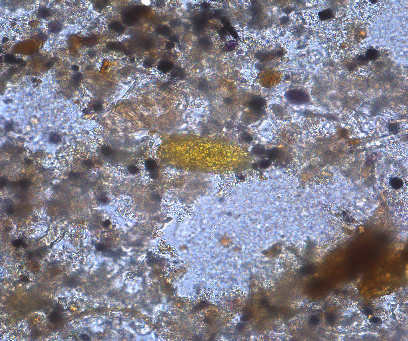
#> input picture images/000002.png, 408 x 341 px, found by its file name; its folder holds only this picture in this run
$ python draw_bb.py
#> lines starting #> are read from the running program, lines starting #| are printed output that depends on the picture; after the words box and inside, x2 and y2 are one past the last pixel; in counts of white or black regions, pixels touching at a corner belong together
import os
import cv2

def main():
    img_dir = 'images'
    mask_dir = 'truelabels'
    out_dir = 'misc/bb_images'

    if not os.path.exists(out_dir):
        os.makedirs(out_dir)

    for img_name in os.listdir(img_dir):
        img_path = os.path.join(img_dir, img_name)
        mask_path = os.path.join(mask_dir, img_name)
        img = cv2.imread(img_path)
#> img is the input picture: shape (341, 408, 3); mean B, G, R 141.6, 129.6, 132.2
        mask = cv2.imread(mask_path)
        mask = cv2.cvtColor(mask, cv2.COLOR_BGR2GRAY)
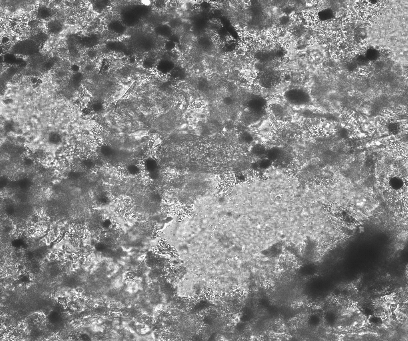
#> mask: shape (341, 408); min 32, max 255, mean 131.8
        contours, _ = cv2.findContours(mask, cv2.RETR_EXTERNAL, cv2.CHAIN_APPROX_SIMPLE)
#> contours = [[[0, 0], [0, 340], [407, 340], [407, 0]]]
        for contour in contours:
            x, y, w, h = cv2.boundingRect(contour)
            cv2.rectangle(img, (x, y), (x+w, y+h), (0, 0, 255), 2)
#> this loop made 1 pass
#> (contour, x, y, w, h) on pass 1: ([[0, 0], [0, 340], [407, 340], [407, 0]], 0, 0, 408, 341)
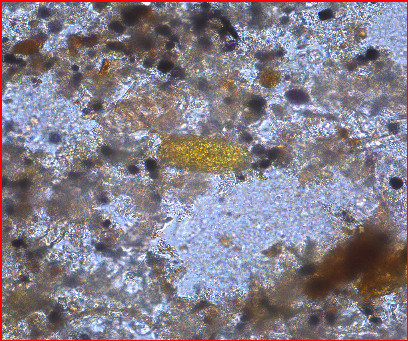
#> img: shape (341, 408, 3); 1.61% of pixels changed, all inside (x1, y1, x2, y2) = (0, 0, 408, 341)
        out_path = os.path.join(out_dir, img_name)
        cv2.imwrite(out_path, img)


if __name__ == '__main__':
    main()

$ run again, on images/000006.png
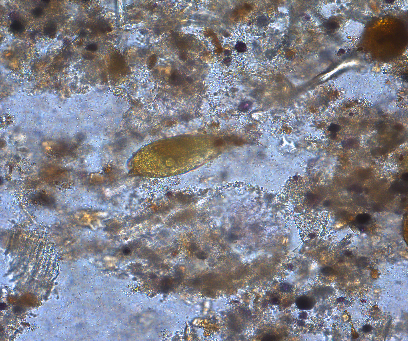
#> input picture images/000006.png, 408 x 341 px, found by its file name
#> in main, img is the input picture: shape (341, 408, 3); mean B, G, R 139.2, 130, 130.1
#> in main, `mask = cv2.cvtColor(mask, cv2.COLOR_BGR2GRAY)`:
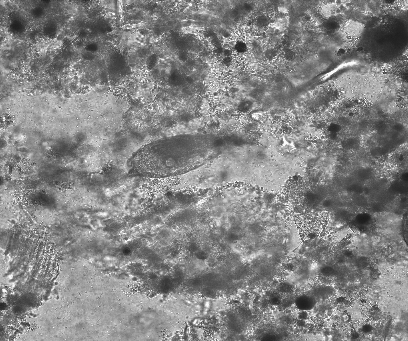
#> mask: shape (341, 408); min 26, max 254, mean 131.1
#> contours = [[[0, 0], [0, 340], [407, 340], [407, 0]]]
#> the loop in main, `for contour in contours:` made 1 pass
#> (contour, x, y, w, h) on pass 1: ([[0, 0], [0, 340], [407, 340], [407, 0]], 0, 0, 408, 341)
#> after the loop in main, `for contour in contours:`:
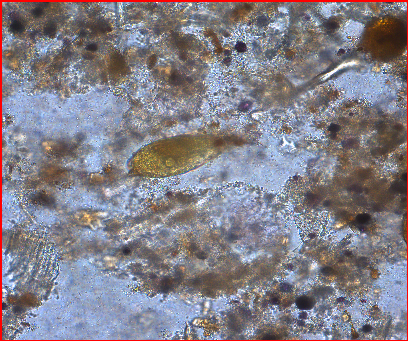
#> img: shape (341, 408, 3); 1.61% of pixels changed, all inside (x1, y1, x2, y2) = (0, 0, 408, 341)

$ run again, on images/000007.png
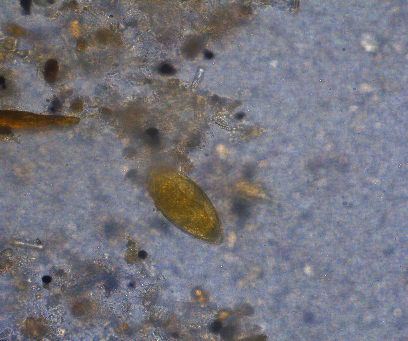
#> input picture images/000007.png, 408 x 341 px, found by its file name
#> in main, img is the input picture: shape (341, 408, 3); mean B, G, R 125.5, 117.1, 117.4
#> in main, `mask = cv2.cvtColor(mask, cv2.COLOR_BGR2GRAY)`:
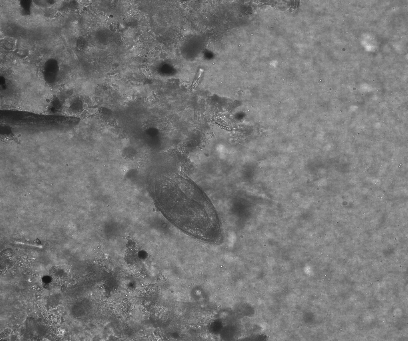
#> mask: shape (341, 408); min 18, max 254, mean 118.1
#> contours = [[[0, 0], [0, 340], [407, 340], [407, 0]]]
#> the loop in main, `for contour in contours:` made 1 pass
#> (contour, x, y, w, h) on pass 1: ([[0, 0], [0, 340], [407, 340], [407, 0]], 0, 0, 408, 341)
#> after the loop in main, `for contour in contours:`:
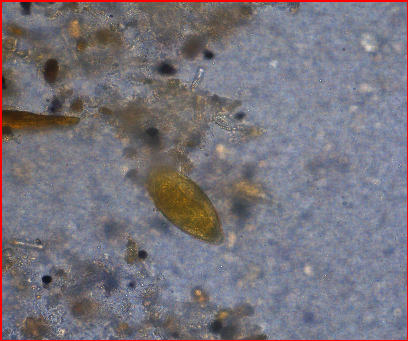
#> img: shape (341, 408, 3); 1.61% of pixels changed, all inside (x1, y1, x2, y2) = (0, 0, 408, 341)

$ run again, on images/000008.png
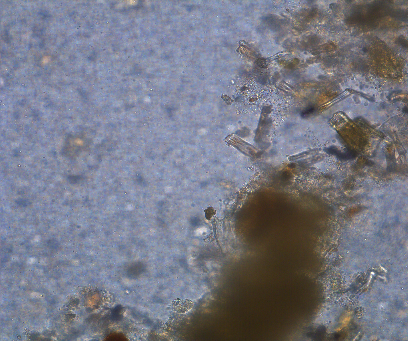
#> input picture images/000008.png, 408 x 341 px, found by its file name
#> in main, img is the input picture: shape (341, 408, 3); mean B, G, R 133.6, 120.9, 119.1
#> in main, `mask = cv2.cvtColor(mask, cv2.COLOR_BGR2GRAY)`:
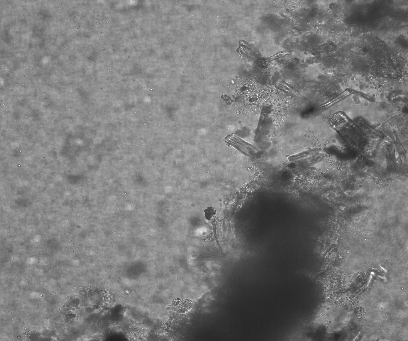
#> mask: shape (341, 408); min 34, max 251, mean 121.8
#> contours = [[[0, 0], [0, 340], [407, 340], [407, 0]]]
#> the loop in main, `for contour in contours:` made 1 pass
#> (contour, x, y, w, h) on pass 1: ([[0, 0], [0, 340], [407, 340], [407, 0]], 0, 0, 408, 341)
#> after the loop in main, `for contour in contours:`:
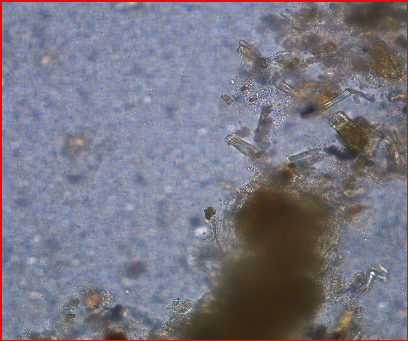
#> img: shape (341, 408, 3); 1.61% of pixels changed, all inside (x1, y1, x2, y2) = (0, 0, 408, 341)

$ run again, on images/000003.png
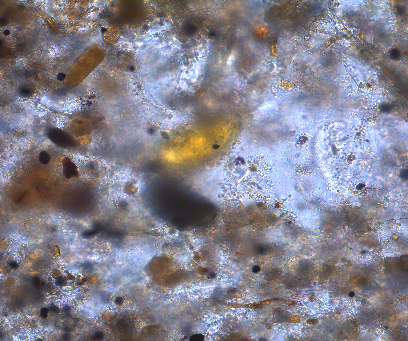
#> input picture images/000003.png, 408 x 341 px, found by its file name
#> in main, img is the input picture: shape (341, 408, 3); mean B, G, R 140.7, 128.8, 132.2
#> in main, `mask = cv2.cvtColor(mask, cv2.COLOR_BGR2GRAY)`:
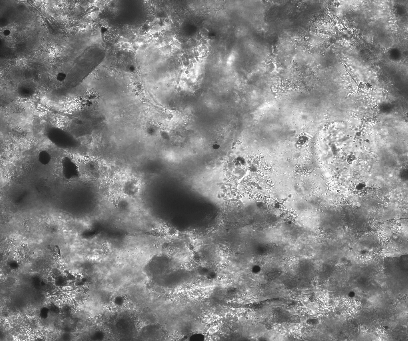
#> mask: shape (341, 408); min 25, max 255, mean 131.2
#> contours = [[[0, 0], [0, 340], [407, 340], [407, 0]]]
#> the loop in main, `for contour in contours:` made 1 pass
#> (contour, x, y, w, h) on pass 1: ([[0, 0], [0, 340], [407, 340], [407, 0]], 0, 0, 408, 341)
#> after the loop in main, `for contour in contours:`:
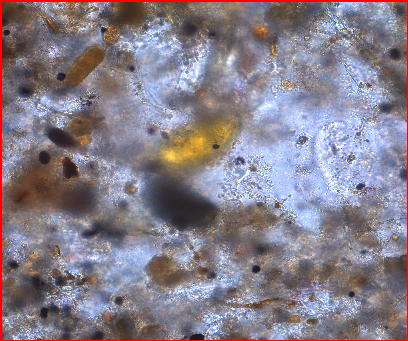
#> img: shape (341, 408, 3); 1.61% of pixels changed, all inside (x1, y1, x2, y2) = (0, 0, 408, 341)
